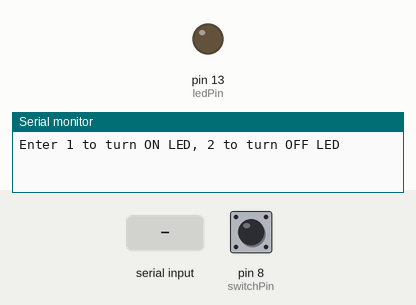
Simulated run of this sketch. Board: Arduino Uno, built with avr-gcc and run on an emulated ATmega328P. Shown: output pins drawn as LEDs (lit = HIGH), the last lines printed to the serial monitor. The inputs (shaded band) are chosen by the test bench; at power-on: pin 8 (switchPin) LOW.

Above: at 1.2 s.
1.3 s: "1" received over Serial
At 1.7 s:
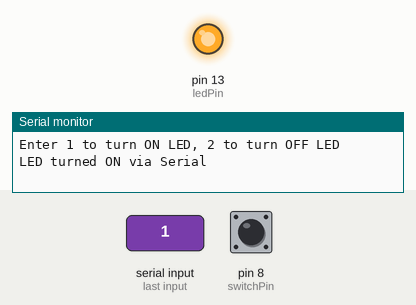
2.8 s: "2" received over Serial
At 4.0 s:
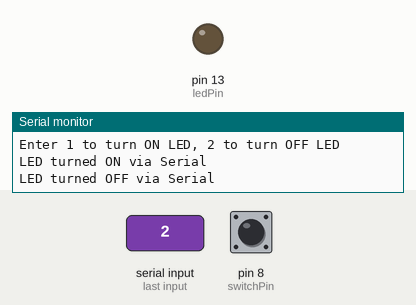
4.3 s: pin 8 (switchPin) pulled HIGH for 0.15 s
At 5.4 s:
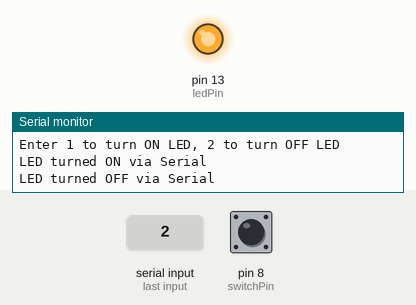
6.1 s: pin 8 (switchPin) pulled HIGH for 1 s
At 6.7 s:
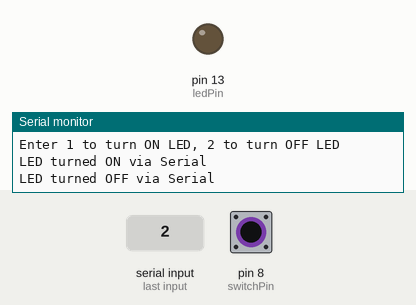
Timing chart, 0 to 9.1 s (numbered marks = the images above; inputs shaded):
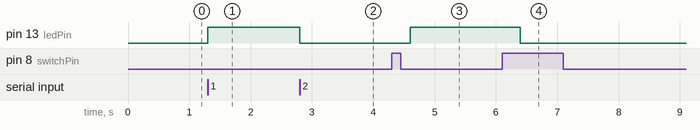

Measured:
- after the input at 1.3 s, pin 13 (ledPin): LOW → HIGH at once
- after the input at 2.8 s, pin 13 (ledPin): HIGH → LOW at once
- after the input at 4.3 s, pin 13 (ledPin): LOW → HIGH after 0.30 s
- after the input at 6.1 s, pin 13 (ledPin): HIGH → LOW after 0.30 s

The sketch:

LED_Control_Serial_Switch.ino
```cpp
int ledPin = 13;
int switchPin = 8;
int ledState = LOW;        // LED initially OFF
int lastSwitchState = LOW; // To detect switch change

void setup() {
  pinMode(ledPin, OUTPUT);
  pinMode(switchPin, INPUT);
  Serial.begin(9600);
  Serial.println("Enter 1 to turn ON LED, 2 to turn OFF LED");
}

void loop() {
  // 1. Serial Control
  if (Serial.available() > 0) {
    char a = Serial.read();

    if (a == '1') {
      ledState = HIGH;
      Serial.println("LED turned ON via Serial");
    }
    else if (a == '2') {
      ledState = LOW;
      Serial.println("LED turned OFF via Serial");
    }
  }

  //  2. Switch Control (Toggle)
  int switchState = digitalRead(switchPin);

  // Detect switch change (edge detection)
  if (switchState == HIGH && lastSwitchState == LOW) {
    ledState = !ledState;  // toggle LED
    delay(300);            // debounce delay
  }

  lastSwitchState = switchState; // store state for next loop

  // 3. Apply the LED state
  digitalWrite(ledPin, ledState);
}
```
